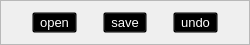
        <widget class="QFrame" name="operation">
         <property name="minimumSize">
          <size>
           <width>250</width>
           <height>45</height>
          </size>
         </property>
         <property name="maximumSize">
          <size>
           <width>250</width>
           <height>45</height>
          </size>
         </property>
         <property name="frameShape">
          <enum>QFrame::StyledPanel</enum>
         </property>
         <property name="frameShadow">
          <enum>QFrame::Raised</enum>
         </property>
         <layout class="QHBoxLayout" name="horizontalLayout_3">
          <item>
           <widget class="QToolButton" name="btn_open">
            <property name="palette">
             <palette>
              <active>
               <colorrole role="WindowText">
                <brush brushstyle="SolidPattern">
                 <color alpha="255">
                  <red>255</red>
                  <green>255</green>
                  <blue>255</blue>
                 </color>
                </brush>
               </colorrole>
               <colorrole role="Button">
                <brush brushstyle="SolidPattern">
                 <color alpha="0">
                  <red>0</red>
                  <green>0</green>
                  <blue>0</blue>
                 </color>
                </brush>
               </colorrole>
               <colorrole role="Text">
                <brush brushstyle="SolidPattern">
                 <color alpha="255">
                  <red>255</red>
                  <green>255</green>
                  <blue>255</blue>
                 </color>
                </brush>
               </colorrole>
               <colorrole role="ButtonText">
                <brush brushstyle="SolidPattern">
                 <color alpha="255">
                  <red>255</red>
                  <green>255</green>
                  <blue>255</blue>
                 </color>
                </brush>
               </colorrole>
               <colorrole role="Base">
                <brush brushstyle="SolidPattern">
                 <color alpha="0">
                  <red>0</red>
                  <green>0</green>
                  <blue>0</blue>
                 </color>
                </brush>
               </colorrole>
               <colorrole role="Window">
                <brush brushstyle="SolidPattern">
                 <color alpha="0">
                  <red>0</red>
                  <green>0</green>
                  <blue>0</blue>
                 </color>
                </brush>
               </colorrole>
               <colorrole role="PlaceholderText">
                <brush brushstyle="NoBrush">
                 <color alpha="128">
                  <red>255</red>
                  <green>255</green>
                  <blue>255</blue>
                 </color>
                </brush>
               </colorrole>
              </active>
              <inactive>
               <colorrole role="WindowText">
                <brush brushstyle="SolidPattern">
                 <color alpha="255">
                  <red>255</red>
                  <green>255</green>
                  <blue>255</blue>
                 </color>
                </brush>
               </colorrole>
               <colorrole role="Button">
                <brush brushstyle="SolidPattern">
                 <color alpha="0">
                  <red>0</red>
                  <green>0</green>
                  <blue>0</blue>
                 </color>
                </brush>
               </colorrole>
               <colorrole role="Text">
                <brush brushstyle="SolidPattern">
                 <color alpha="255">
                  <red>255</red>
                  <green>255</green>
                  <blue>255</blue>
                 </color>
                </brush>
               </colorrole>
               <colorrole role="ButtonText">
                <brush brushstyle="SolidPattern">
                 <color alpha="255">
                  <red>255</red>
                  <green>255</green>
                  <blue>255</blue>
                 </color>
                </brush>
               </colorrole>
               <colorrole role="Base">
                <brush brushstyle="SolidPattern">
                 <color alpha="0">
                  <red>0</red>
                  <green>0</green>
                  <blue>0</blue>
                 </color>
                </brush>
               </colorrole>
               <colorrole role="Window">
                <brush brushstyle="SolidPattern">
                 <color alpha="0">
                  <red>0</red>
                  <green>0</green>
                  <blue>0</blue>
                 </color>
                </brush>
               </colorrole>
               <colorrole role="PlaceholderText">
                <brush brushstyle="NoBrush">
                 <color alpha="128">
                  <red>255</red>
                  <green>255</green>
                  <blue>255</blue>
                 </color>
                </brush>
               </colorrole>
              </inactive>
              <disabled>
               <colorrole role="WindowText">
                <brush brushstyle="SolidPattern">
                 <color alpha="255">
                  <red>255</red>
                  <green>255</green>
                  <blue>255</blue>
                 </color>
                </brush>
               </colorrole>
               <colorrole role="Button">
                <brush brushstyle="SolidPattern">
                 <color alpha="0">
                  <red>0</red>
                  <green>0</green>
                  <blue>0</blue>
                 </color>
                </brush>
               </colorrole>
               <colorrole role="Text">
                <brush brushstyle="SolidPattern">
                 <color alpha="255">
                  <red>255</red>
                  <green>255</green>
                  <blue>255</blue>
                 </color>
                </brush>
               </colorrole>
               <colorrole role="ButtonText">
                <brush brushstyle="SolidPattern">
                 <color alpha="255">
                  <red>255</red>
                  <green>255</green>
                  <blue>255</blue>
                 </color>
                </brush>
               </colorrole>
               <colorrole role="Base">
                <brush brushstyle="SolidPattern">
                 <color alpha="0">
                  <red>0</red>
                  <green>0</green>
                  <blue>0</blue>
                 </color>
                </brush>
               </colorrole>
               <colorrole role="Window">
                <brush brushstyle="SolidPattern">
                 <color alpha="0">
                  <red>0</red>
                  <green>0</green>
                  <blue>0</blue>
                 </color>
                </brush>
               </colorrole>
               <colorrole role="PlaceholderText">
                <brush brushstyle="NoBrush">
                 <color alpha="128">
                  <red>255</red>
                  <green>255</green>
                  <blue>255</blue>
                 </color>
                </brush>
               </colorrole>
              </disabled>
             </palette>
            </property>
            <property name="font">
             <font>
              <pointsize>10</pointsize>
             </font>
            </property>
            <property name="styleSheet">
             <string notr="true">background: rgba(0, 0, 0, 0);
color: rgb(255, 255, 255)</string>
            </property>
            <property name="text">
             <string>open</string>
            </property>
           </widget>
          </item>
          <item>
           <widget class="QToolButton" name="btn_save">
            <property name="palette">
             <palette>
              <active>
               <colorrole role="WindowText">
                <brush brushstyle="SolidPattern">
                 <color alpha="255">
                  <red>255</red>
                  <green>255</green>
                  <blue>255</blue>
                 </color>
                </brush>
               </colorrole>
               <colorrole role="Button">
                <brush brushstyle="SolidPattern">
                 <color alpha="0">
                  <red>0</red>
                  <green>0</green>
                  <blue>0</blue>
                 </color>
                </brush>
               </colorrole>
               <colorrole role="Text">
                <brush brushstyle="SolidPattern">
                 <color alpha="255">
                  <red>255</red>
                  <green>255</green>
                  <blue>255</blue>
                 </color>
                </brush>
               </colorrole>
               <colorrole role="ButtonText">
                <brush brushstyle="SolidPattern">
                 <color alpha="255">
                  <red>255</red>
                  <green>255</green>
                  <blue>255</blue>
                 </color>
                </brush>
               </colorrole>
               <colorrole role="Base">
                <brush brushstyle="SolidPattern">
                 <color alpha="0">
                  <red>0</red>
                  <green>0</green>
                  <blue>0</blue>
                 </color>
                </brush>
               </colorrole>
               <colorrole role="Window">
                <brush brushstyle="SolidPattern">
                 <color alpha="0">
                  <red>0</red>
                  <green>0</green>
                  <blue>0</blue>
                 </color>
                </brush>
               </colorrole>
               <colorrole role="PlaceholderText">
                <brush brushstyle="NoBrush">
                 <color alpha="128">
                  <red>255</red>
                  <green>255</green>
                  <blue>255</blue>
                 </color>
                </brush>
               </colorrole>
              </active>
              <inactive>
               <colorrole role="WindowText">
                <brush brushstyle="SolidPattern">
                 <color alpha="255">
                  <red>255</red>
                  <green>255</green>
                  <blue>255</blue>
                 </color>
                </brush>
               </colorrole>
               <colorrole role="Button">
                <brush brushstyle="SolidPattern">
                 <color alpha="0">
                  <red>0</red>
                  <green>0</green>
                  <blue>0</blue>
                 </color>
                </brush>
               </colorrole>
               <colorrole role="Text">
                <brush brushstyle="SolidPattern">
                 <color alpha="255">
                  <red>255</red>
                  <green>255</green>
                  <blue>255</blue>
                 </color>
                </brush>
               </colorrole>
               <colorrole role="ButtonText">
                <brush brushstyle="SolidPattern">
                 <color alpha="255">
                  <red>255</red>
                  <green>255</green>
                  <blue>255</blue>
                 </color>
                </brush>
               </colorrole>
               <colorrole role="Base">
                <brush brushstyle="SolidPattern">
                 <color alpha="0">
                  <red>0</red>
                  <green>0</green>
                  <blue>0</blue>
                 </color>
                </brush>
               </colorrole>
               <colorrole role="Window">
                <brush brushstyle="SolidPattern">
                 <color alpha="0">
                  <red>0</red>
                  <green>0</green>
                  <blue>0</blue>
                 </color>
                </brush>
               </colorrole>
               <colorrole role="PlaceholderText">
                <brush brushstyle="NoBrush">
                 <color alpha="128">
                  <red>255</red>
                  <green>255</green>
                  <blue>255</blue>
                 </color>
                </brush>
               </colorrole>
              </inactive>
              <disabled>
               <colorrole role="WindowText">
                <brush brushstyle="SolidPattern">
                 <color alpha="255">
                  <red>255</red>
                  <green>255</green>
                  <blue>255</blue>
                 </color>
                </brush>
               </colorrole>
               <colorrole role="Button">
                <brush brushstyle="SolidPattern">
                 <color alpha="0">
                  <red>0</red>
                  <green>0</green>
                  <blue>0</blue>
                 </color>
                </brush>
               </colorrole>
               <colorrole role="Text">
                <brush brushstyle="SolidPattern">
                 <color alpha="255">
                  <red>255</red>
                  <green>255</green>
                  <blue>255</blue>
                 </color>
                </brush>
               </colorrole>
               <colorrole role="ButtonText">
                <brush brushstyle="SolidPattern">
                 <color alpha="255">
                  <red>255</red>
                  <green>255</green>
                  <blue>255</blue>
                 </color>
                </brush>
               </colorrole>
               <colorrole role="Base">
                <brush brushstyle="SolidPattern">
                 <color alpha="0">
                  <red>0</red>
                  <green>0</green>
                  <blue>0</blue>
                 </color>
                </brush>
               </colorrole>
               <colorrole role="Window">
                <brush brushstyle="SolidPattern">
                 <color alpha="0">
                  <red>0</red>
                  <green>0</green>
                  <blue>0</blue>
                 </color>
                </brush>
               </colorrole>
               <colorrole role="PlaceholderText">
                <brush brushstyle="NoBrush">
                 <color alpha="128">
                  <red>255</red>
                  <green>255</green>
                  <blue>255</blue>
                 </color>
                </brush>
               </colorrole>
              </disabled>
             </palette>
            </property>
            <property name="font">
             <font>
              <pointsize>10</pointsize>
             </font>
            </property>
            <property name="styleSheet">
             <string notr="true">background: rgba(0, 0, 0, 0);
color: rgb(255, 255, 255)</string>
            </property>
            <property name="text">
             <string>save</string>
            </property>
           </widget>
          </item>
          <item>
           <widget class="QToolButton" name="btn_undo">
            <property name="palette">
             <palette>
              <active>
               <colorrole role="WindowText">
                <brush brushstyle="SolidPattern">
                 <color alpha="255">
                  <red>255</red>
                  <green>255</green>
                  <blue>255</blue>
                 </color>
                </brush>
               </colorrole>
               <colorrole role="Button">
                <brush brushstyle="SolidPattern">
                 <color alpha="0">
                  <red>0</red>
                  <green>0</green>
                  <blue>0</blue>
                 </color>
                </brush>
               </colorrole>
               <colorrole role="Text">
                <brush brushstyle="SolidPattern">
                 <color alpha="255">
                  <red>255</red>
                  <green>255</green>
                  <blue>255</blue>
                 </color>
                </brush>
               </colorrole>
               <colorrole role="ButtonText">
                <brush brushstyle="SolidPattern">
                 <color alpha="255">
                  <red>255</red>
                  <green>255</green>
                  <blue>255</blue>
                 </color>
                </brush>
               </colorrole>
               <colorrole role="Base">
                <brush brushstyle="SolidPattern">
                 <color alpha="0">
                  <red>0</red>
                  <green>0</green>
                  <blue>0</blue>
                 </color>
                </brush>
               </colorrole>
               <colorrole role="Window">
                <brush brushstyle="SolidPattern">
                 <color alpha="0">
                  <red>0</red>
                  <green>0</green>
                  <blue>0</blue>
                 </color>
                </brush>
               </colorrole>
               <colorrole role="PlaceholderText">
                <brush brushstyle="NoBrush">
                 <color alpha="128">
                  <red>255</red>
                  <green>255</green>
                  <blue>255</blue>
                 </color>
                </brush>
               </colorrole>
              </active>
              <inactive>
               <colorrole role="WindowText">
                <brush brushstyle="SolidPattern">
                 <color alpha="255">
                  <red>255</red>
                  <green>255</green>
                  <blue>255</blue>
                 </color>
                </brush>
               </colorrole>
               <colorrole role="Button">
                <brush brushstyle="SolidPattern">
                 <color alpha="0">
                  <red>0</red>
                  <green>0</green>
                  <blue>0</blue>
                 </color>
                </brush>
               </colorrole>
               <colorrole role="Text">
                <brush brushstyle="SolidPattern">
                 <color alpha="255">
                  <red>255</red>
                  <green>255</green>
                  <blue>255</blue>
                 </color>
                </brush>
               </colorrole>
               <colorrole role="ButtonText">
                <brush brushstyle="SolidPattern">
                 <color alpha="255">
                  <red>255</red>
                  <green>255</green>
                  <blue>255</blue>
                 </color>
                </brush>
               </colorrole>
               <colorrole role="Base">
                <brush brushstyle="SolidPattern">
                 <color alpha="0">
                  <red>0</red>
                  <green>0</green>
                  <blue>0</blue>
                 </color>
                </brush>
               </colorrole>
               <colorrole role="Window">
                <brush brushstyle="SolidPattern">
                 <color alpha="0">
                  <red>0</red>
                  <green>0</green>
                  <blue>0</blue>
                 </color>
                </brush>
               </colorrole>
               <colorrole role="PlaceholderText">
                <brush brushstyle="NoBrush">
                 <color alpha="128">
                  <red>255</red>
                  <green>255</green>
                  <blue>255</blue>
                 </color>
                </brush>
               </colorrole>
              </inactive>
              <disabled>
               <colorrole role="WindowText">
                <brush brushstyle="SolidPattern">
                 <color alpha="255">
                  <red>255</red>
                  <green>255</green>
                  <blue>255</blue>
                 </color>
                </brush>
               </colorrole>
               <colorrole role="Button">
                <brush brushstyle="SolidPattern">
                 <color alpha="0">
                  <red>0</red>
                  <green>0</green>
                  <blue>0</blue>
                 </color>
                </brush>
               </colorrole>
               <colorrole role="Text">
                <brush brushstyle="SolidPattern">
                 <color alpha="255">
                  <red>255</red>
                  <green>255</green>
                  <blue>255</blue>
                 </color>
                </brush>
               </colorrole>
               <colorrole role="ButtonText">
                <brush brushstyle="SolidPattern">
                 <color alpha="255">
                  <red>255</red>
                  <green>255</green>
                  <blue>255</blue>
                 </color>
                </brush>
               </colorrole>
               <colorrole role="Base">
                <brush brushstyle="SolidPattern">
                 <color alpha="0">
                  <red>0</red>
                  <green>0</green>
                  <blue>0</blue>
                 </color>
                </brush>
               </colorrole>
               <colorrole role="Window">
                <brush brushstyle="SolidPattern">
                 <color alpha="0">
                  <red>0</red>
                  <green>0</green>
                  <blue>0</blue>
                 </color>
                </brush>
               </colorrole>
               <colorrole role="PlaceholderText">
                <brush brushstyle="NoBrush">
                 <color alpha="128">
                  <red>255</red>
                  <green>255</green>
                  <blue>255</blue>
                 </color>
                </brush>
               </colorrole>
              </disabled>
             </palette>
            </property>
            <property name="font">
             <font>
              <pointsize>10</pointsize>
             </font>
            </property>
            <property name="styleSheet">
             <string notr="true">background: rgba(0, 0, 0, 0);
color: rgb(255, 255, 255)</string>
            </property>
            <property name="text">
             <string>undo</string>
            </property>
           </widget>
          </item>
         </layout>
        </widget>
